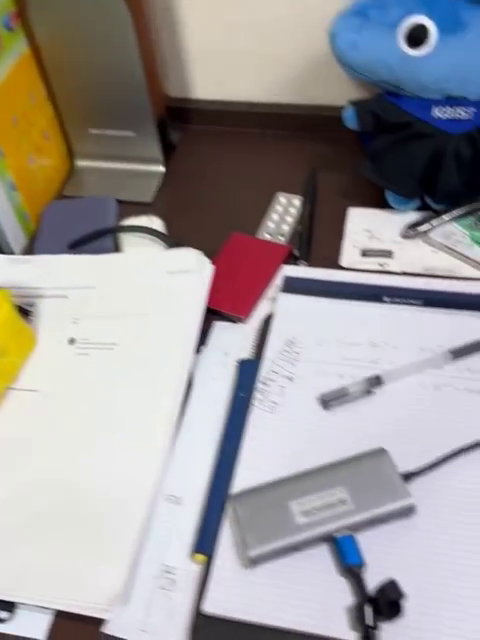
#> input picture frame 20 of pc/tests/testvideo.mp4, 480 x 640 px, given in place of test_video3.mp4, which was not available
$ python perframe_pyelsed.py
#> lines starting #> are read from the running program, lines starting #| are printed output that depends on the picture
import cv2
import os
import pyelsed
import numpy as np

# Path to input video
video_path = 'tests/test_video3.mp4'

# Create a folder to save processed frames
output_folder = 'frames'
os.makedirs(output_folder, exist_ok=True)

# Open the video file
cap = cv2.VideoCapture(video_path)

# Loop through the video frames
frame_count = 0
while cap.isOpened():
    ret, frame = cap.read()
#> frame is the input picture: shape (640, 480, 3); mean B, G, R 155.6, 154.9, 159.2

    if not ret:
        break

    # Convert frame to grayscale
    gray_frame = cv2.cvtColor(frame, cv2.COLOR_BGR2GRAY)
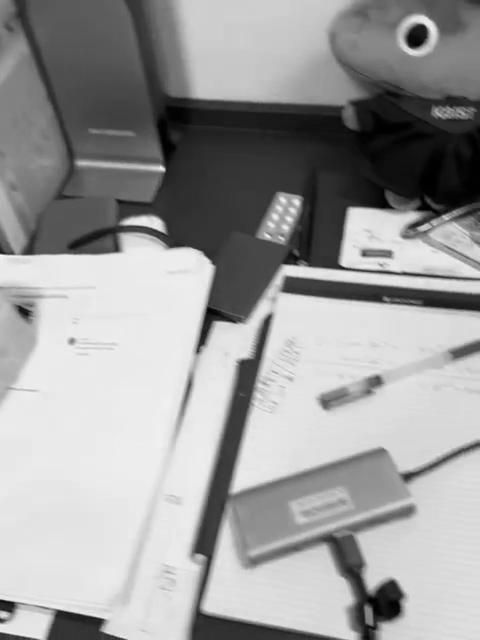
#> gray_frame: shape (640, 480); min 0, max 248, mean 156.2

    # Detect lines using pyelsed
#> (the run stopped early here; a loop or call above may not have finished)

$ run again, starting later in the video
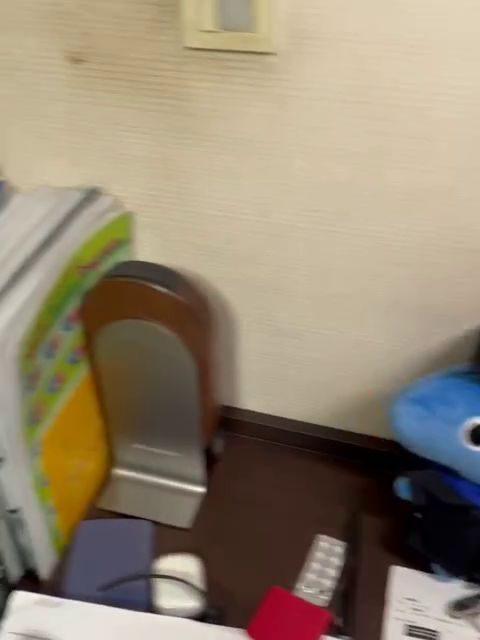
#> input picture frame 90 of pc/tests/testvideo.mp4, 480 x 640 px, given in place of test_video3.mp4, which was not available
#> frame is the input picture: shape (640, 480, 3); mean B, G, R 113.9, 134.3, 148.1
#> `gray_frame = cv2.cvtColor(frame, cv2.COLOR_BGR2GRAY)`:
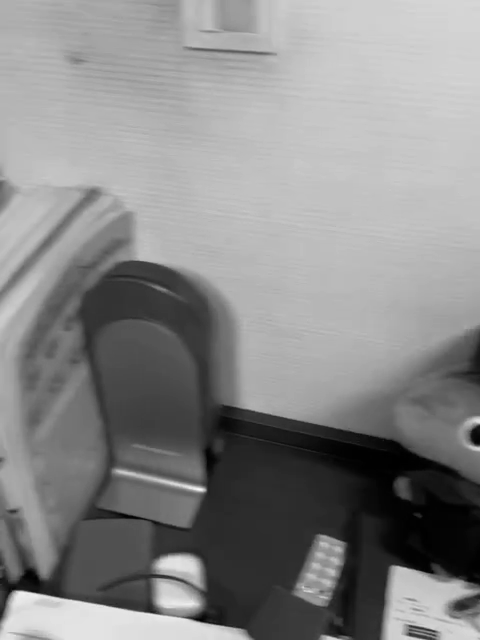
#> gray_frame: shape (640, 480); min 0, max 248, mean 136

$ run again, starting later in the video
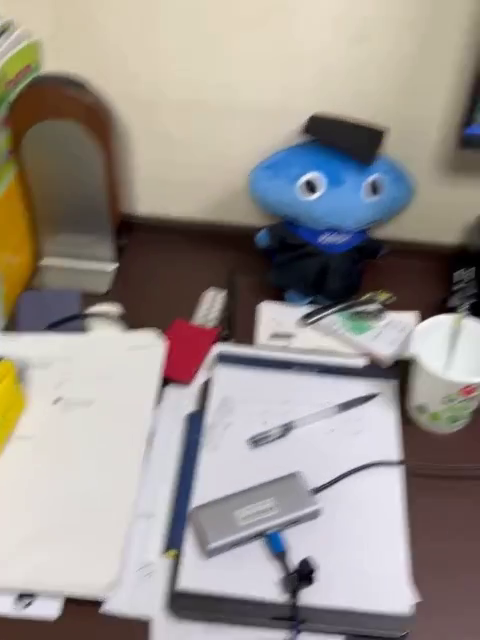
#> input picture frame 161 of pc/tests/testvideo.mp4, 480 x 640 px, given in place of test_video3.mp4, which was not available
#> frame is the input picture: shape (640, 480, 3); mean B, G, R 142.6, 147.6, 154.7
#> `gray_frame = cv2.cvtColor(frame, cv2.COLOR_BGR2GRAY)`:
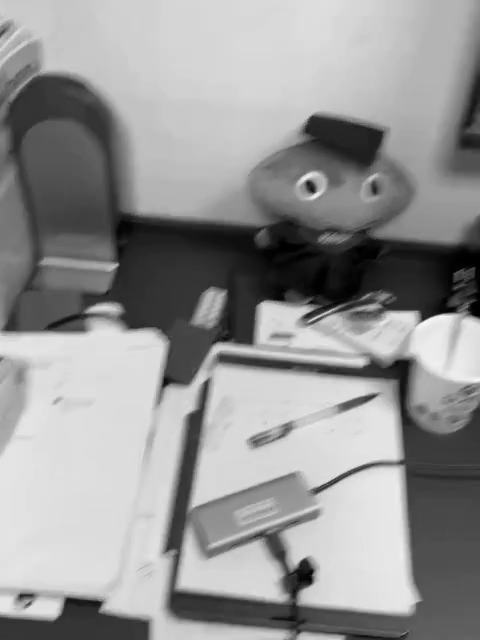
#> gray_frame: shape (640, 480); min 0, max 255, mean 149.2
